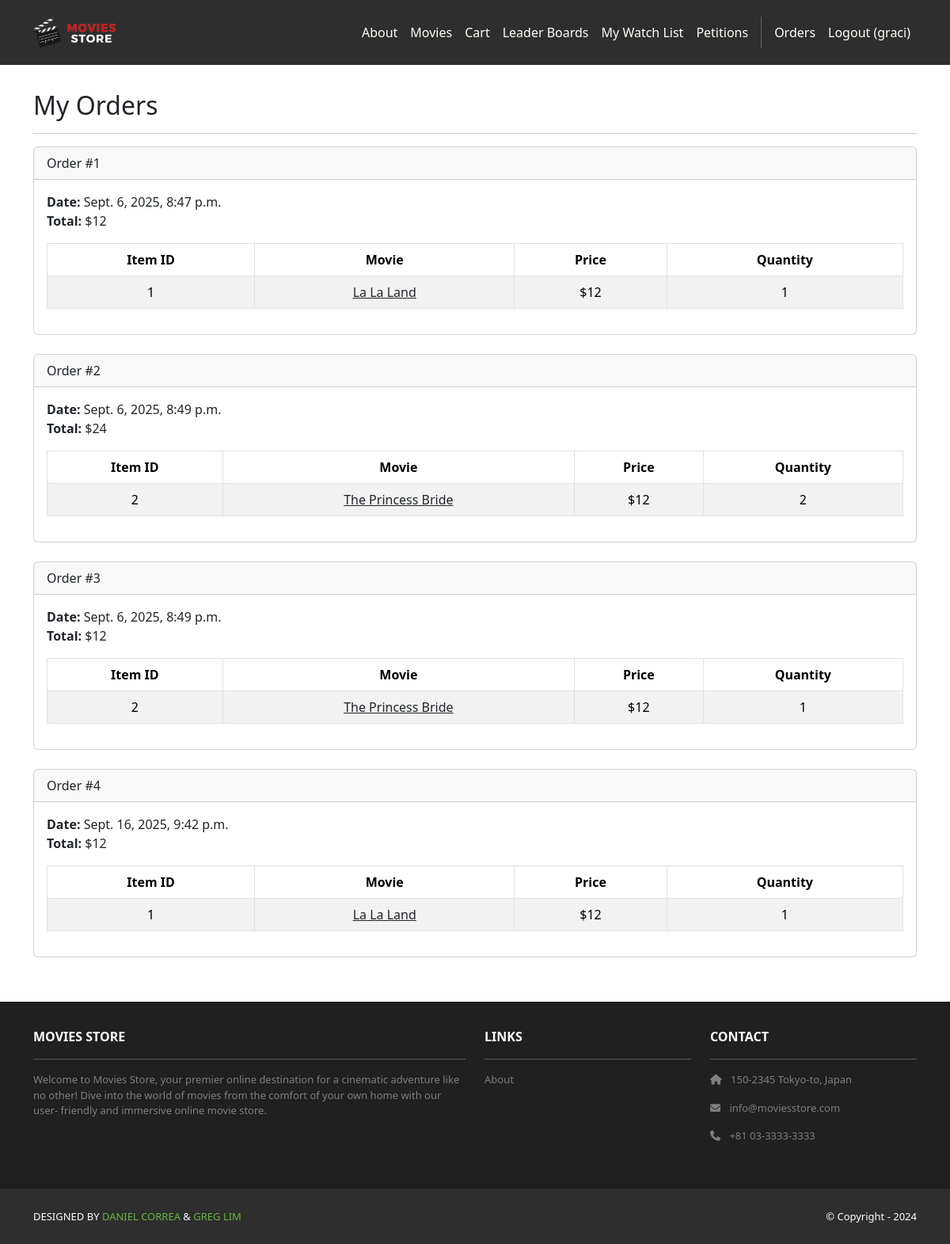
Page /accounts/orders/ (signed in) on the committed database.
### cart/models.py (models this page shows, shortened)
class Order(models.Model):
    id = models.AutoField(primary_key=True)
    total = models.IntegerField()
    date = models.DateTimeField(auto_now_add=True)
    user = models.ForeignKey(User, on_delete=models.CASCADE)

class Item(models.Model):
    id = models.AutoField(primary_key=True)
    price = models.IntegerField()
    quantity = models.IntegerField()
    order = models.ForeignKey(Order, on_delete=models.CASCADE)
    movie = models.ForeignKey(Movie, on_delete=models.CASCADE)

### movies/models.py (models this page shows, shortened)
class Movie(models.Model):
    id = models.AutoField(primary_key=True)
    name = models.CharField(max_length=255)
    price = models.IntegerField()
    description = models.TextField()
    image = models.ImageField(upload_to='movie_images/')
    watch_list = models.ManyToManyField(User, related_name="watch_listed_movies", blank=True)
    rating = models.IntegerField(default=0)
    amount_left = models.PositiveIntegerField(default=0, help_text="Number of copies available for purchase")

### accounts/views.py (the view)
# urls.py: path('orders/', views.orders, name='accounts.orders'),
@login_required #ensure that the user must be logged in to access the orders function.
def orders(request):
    template_data = {}
    template_data['title'] = 'Orders' #define the template_data variable and assign it a title.
    template_data['orders'] = request.user.order_set.all() #We retrieve all orders belonging to the currently logged-in user (request.user). The order_set attribute is used to access the related orders associated with the user through their relationship
    return render(request, 'accounts/orders.html', {'template_data': template_data}) #pass the orders to the template and render it

### accounts/templates/accounts/orders.html
{% extends 'base.html' %}
{% block content %}
<div class="p-3">
    <div class="container">
        <div class="row mt-3">
            <div class="col mx-auto mb-3">
                <h2>My Orders</h2>
                <hr />
                {% for order in template_data.orders %}
                <div class="card mb-4">
                    <div class="card-header">
                        Order #{{ order.id }}
                    </div>
                    <div class="card-body">
                        <b>Date:</b> {{ order.date }}<br />
                        <b>Total:</b> ${{ order.total }}<br />
                        <table class="table table-bordered table-striped text-center mt-3">
                            <thead>
                                <tr>
                                    <th scope="col">Item ID</th>
                                    <th scope="col">Movie</th>
                                    <th scope="col">Price</th>
                                    <th scope="col">Quantity</th>
                                </tr>
                            </thead>
                            <tbody>
                                {% for item in order.item_set.all %}
                                <tr>
                                    <td>{{ item.movie.id }}</td>
                                    <td>
                                        <a class="link-dark" href="{% url 'movies.show' id=item.movie.id %}"> {{ item.movie.name }}
                                        </a>
                                    </td>
                                    <td>${{ item.movie.price }}</td>
                                    <td>{{ item.quantity }}</td>
                                </tr>
                                {% endfor %}
                            </tbody>
                        </table>
                    </div>
                </div>
                {% endfor %}
            </div>
        </div>
    </div>
</div>
{% endblock content %}

### moviesstore/templates/base.html (shortened to what this page needs)
<!DOCTYPE html>
<html>
    {% load static %}
    <head>
        <link href =
            "https://cdn.jsdelivr.net/npm/bootstrap@5.3.3/dist/css/bootstrap.min.css" rel="stylesheet">
        <link rel=
            "stylesheet"  href="https://cdnjs.cloudflare.com/ajax/libs/font-awesome/6.1.1/css/all.min.css">
        <link rel="stylesheet" type="text/css" href="{% static 'css/style.css' %}">
    </head>
    <body>
        <nav class="p-3 navbar navbar-dark bg-dark navbar-expand-lg">
            <div class="container">
                <a class="navbar-brand" href="{% url 'home.index' %}">
                    <img src="{% static 'img/logo.png' %}" alt="logo" height="40" />
                </a>
                <div class="collapse navbar-collapse" id="navbarNavAltMarkup">
                    <div class="navbar-nav ms-auto navbar-ml">
                        <a class="nav-link" href="{% url 'home.about' %}">About</a>
                        <a class="nav-link" href="{% url 'movies.index' %}">Movies</a>
                        <a class="nav-link" href="{% url 'cart.index' %}">Cart</a>
                        <a class="nav-link" href="{% url 'topcomments.index' %}">Leader Boards</a>
                        {% if user.is_authenticated %}
                        <a class="nav-link" href="{% url 'watchlist.index' %}">My Watch List</a>
                        <a class="nav-link" href="{% url 'petitions.index' %}">Petitions</a>
                        {% endif %}
                        {% if user.is_authenticated %}
                        <a class="nav-link"href="{% url 'accounts.orders' %}">Orders</a>
                        <a class="nav-link" href="{% url 'accounts.logout' %}">Logout ({{ user.username }})</a>
                        {% else %}
                        <a class="nav-link" href="{% url 'accounts.login' %}">Login</a>
                        <a class="nav-link" href="{% url 'accounts.signup' %}"> Sign Up
                        </a>
                        {% endif %}
                    </div>
                </div>
            </div>
        </nav>
        <div>
            {% block content %}
            {% endblock content %}
        </div>
        <section class="p-3 ms-footer d-none d-md-block">
            <div class="container">
                <div class="row mt-3 text-white">
                    <div class="col-md-6 col-lg-6 col-xl-6 mx-auto mb-4">
                        <b>MOVIES STORE</b>
                        <hr />
                        <p>
                            Welcome to Movies Store, your premier online
                            destination for a cinematic adventure like no
                            other! Dive into the world of movies from the
                            comfort of your own home with our user-
                            friendly and immersive online movie store.
                        </p>
                    </div>
                    <div class="col-md-3 col-lg-3 col-xl-3 mx-auto mb-4">
                        <b>LINKS</b>
                        <hr />
                        <p><a class="nav-link" href="{% url 'home.about' %}"> About
                        </a></p>
                    </div>
                    <div class="col-md-3 col-lg-3 col-xl-3 mx-auto mb-4">
                        <b>CONTACT</b>
                        <hr />
                        <p><i class="fas fa-home me-2"></i> 150-2345 Tokyo-to, Japan
                        </p>
                        <p><i class="fas fa-envelope me-2"></i> info@moviesstore.com
                        </p>
                        <p><i class="fas fa-phone me-2"></i> +81 03-3333-3333
                        </p>
                    </div>
                </div>
            </div>
        </section>
        <section class="p-3 ms-footer-bottom bg-dark">
            <div class="container d-flex justify-content-between">
                <div class="me-5 text-white">
                    <span>DESIGNED BY
                        <a href="https://www.x.com/danielgarax"
                        target="_blank">DANIEL CORREA</a> &
                        <a href="https://www.x.com/greglim81"
                        target="_blank">GREG LIM</a>
                    </span>
                </div>
                <div class="text-white">
                    <span>© Copyright - 2024</span>
                </div>
            </div>
        </section>
    </body>
</html>

### moviesstore/static/css/style.css (style rules this page uses)
.navbar a.nav-link { color: #FFFEF6 !important; }
.bg-dark { background-color: #2E2E2E !important; }
.ms-footer { background-color: #202020; }
.ms-footer p { color: #7F7F7F; font-size: 13px; }
.ms-footer-bottom span { font-size: 13px; line-height: 38px; }
.ms-footer-bottom a { color: #6ab43e; text-decoration: none; }

### rows in the picture
Order: id "1", date "Sept. 6, 2025, 8:47 p.m.", total "12"
Item: movie.id "1", movie.name "La La Land", movie.price "12", quantity "1"
Order: id "2", date "Sept. 6, 2025, 8:49 p.m.", total "24"
Item: movie.id "2", movie.name "The Princess Bride", movie.price "12", quantity "2"
Order: id "3", date "Sept. 6, 2025, 8:49 p.m.", total "12"
Item: movie.id "2", movie.name "The Princess Bride", movie.price "12", quantity "1"
Order: id "4", date "Sept. 16, 2025, 9:42 p.m.", total "12"
Item: movie.id "1", movie.name "La La Land", movie.price "12", quantity "1"

### other values in the picture
{{ user.username }} "graci"
